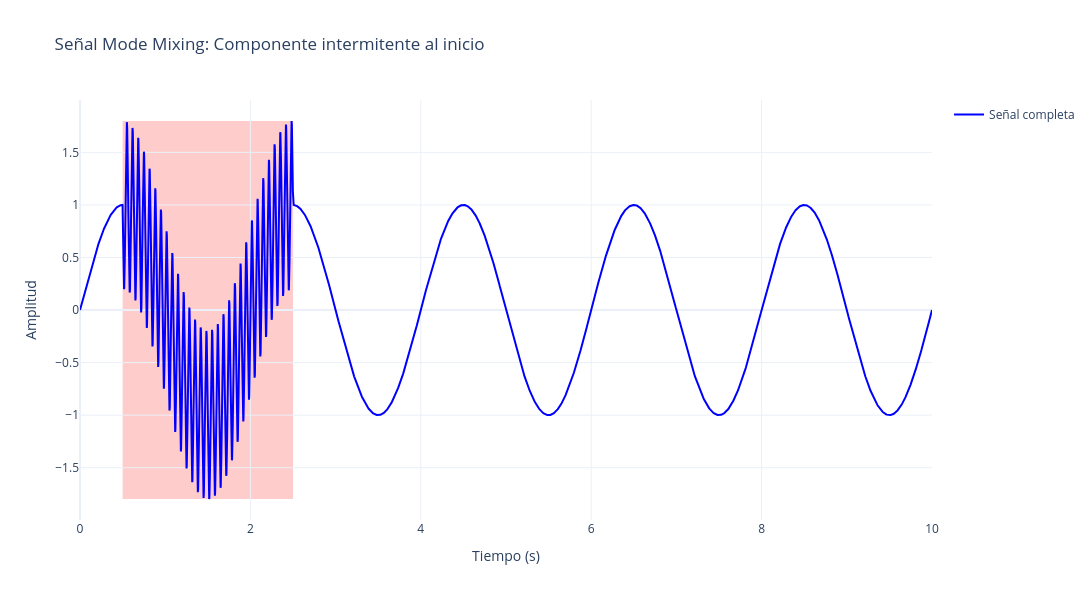

Notebook code cell kept with this figure:
### Code cell
# Ejemplo 2: Señal con componente intermitente al inicio
t2, señal2 = generate_mode_mixing_signal(
    f_low=0.5,
    f_high=15.0,
    alpha=0.8,
    t1=0.5,
    t2=2.5,
    duracion=10.0,
    frecuencia_muestreo=1000.0
)

fig = go.Figure()

# Añadir región sombreada para el intervalo de alta frecuencia
fig.add_shape(
    type="rect",
    x0=0.5,
    x1=2.5,
    y0=min(señal2),
    y1=max(señal2),
    fillcolor="red",
    opacity=0.2,
    layer="below",
    line_width=0,
)

# Añadir la señal
fig.add_trace(
    go.Scatter(
        x=t2,
        y=señal2,
        mode="lines",
        name="Señal completa",
        line=dict(color="blue"),
    )
)

fig.update_layout(
    title="Señal Mode Mixing: Componente intermitente al inicio",
    xaxis_title="Tiempo (s)",
    yaxis_title="Amplitud",
    hovermode="x unified",
    width=1200,
    height=600,
    showlegend=True,
    template="plotly_white",
)

fig.show()

### Figure 1 — Plotly figure (JSON) as saved in the notebook; plotly's stock layout.template omitted (floating-point values rounded to 4 significant figures; data arrays with more than 128 entries replaced by an {"elided": "..."} marker saying what was removed)
{"data": [{"line": {"color": "blue"}, "mode": "lines", "name": "Señal completa", "type": "scatter", "x": {"elided": "10000 float values"}, "y": {"elided": "10000 float values"}}], "layout": {"height": 600, "hovermode": "x unified", "shapes": [{"fillcolor": "red", "layer": "below", "line": {"width": 0}, "opacity": 0.2, "type": "rect", "x0": 0.5, "x1": 2.5, "y0": -1.798, "y1": 1.799}], "showlegend": true, "title": {"text": "Señal Mode Mixing: Componente intermitente al inicio"}, "width": 1200, "xaxis": {"title": {"text": "Tiempo (s)"}}, "yaxis": {"title": {"text": "Amplitud"}}}}
